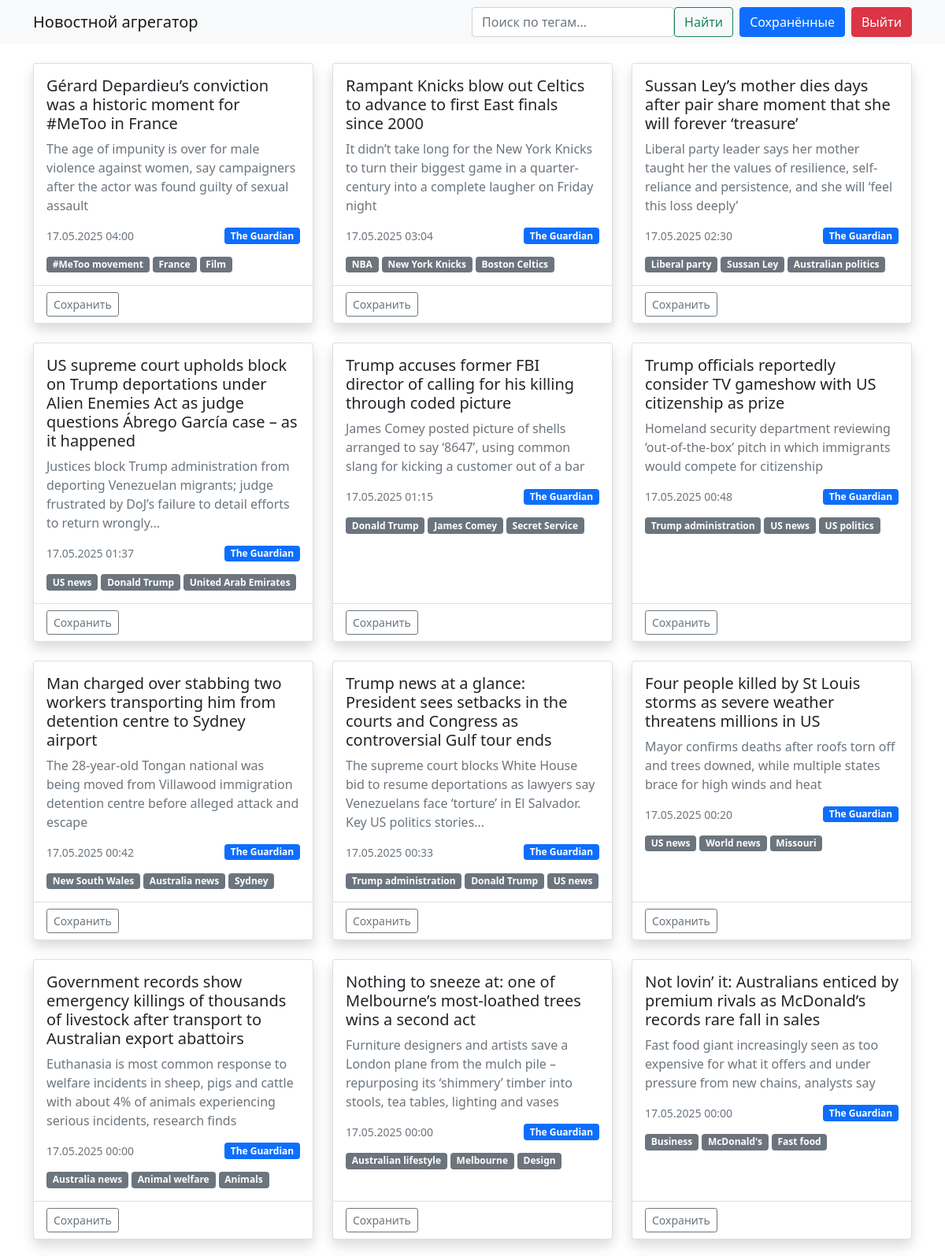
The page / (signed in, upper part) on the database its author committed.
### data/news.py (models this page shows)
class News(SqlAlchemyBase):
    __tablename__ = 'news'
    __table_args__ = (
        sqlalchemy.UniqueConstraint('api_id', name='uq_news_api_id'),
    )
    id = sqlalchemy.Column(sqlalchemy.Integer, primary_key=True, autoincrement=True)
    title = sqlalchemy.Column(sqlalchemy.String, nullable=False)
    content = sqlalchemy.Column(sqlalchemy.Text, nullable=False)
    source = sqlalchemy.Column(sqlalchemy.String, nullable=False)
    tags = sqlalchemy.Column(sqlalchemy.String)
    published_at = sqlalchemy.Column(sqlalchemy.DateTime, default=datetime.now)
    api_id = sqlalchemy.Column(sqlalchemy.String, unique=True)

### server.py (the view)
@app.route("/")
def index():
    tag_filter = request.args.get('tag', '').strip()
    db_sess = create_session()
    query = db_sess.query(News)
    if tag_filter:
        query = query.filter(News.tags.ilike(f"%{tag_filter}%"))
    news_list = query.order_by(News.published_at.desc()).limit(100).all()
    return render_template("index.html", news=news_list, current_tag=tag_filter)

### data/db_session.py (called while the page is built)
def create_session() -> Session:
    return __factory()

### server.py (called while the page is built)
@login_manager.user_loader
def load_user(user_id):
    db_sess = create_session()
    return db_sess.get(User, user_id)

### templates/index.html (shortened to what this page needs)
{% extends "base.html" %}
{% block content %}
<div class="row row-cols-1 row-cols-md-2 row-cols-lg-3 g-4">
    {% for item in news %}
    <div class="col">
        <div class="card news-card h-100 shadow">
            <div class="card-body">
                <h5 class="card-title">{{ item.title }}</h5>
                <p class="card-text text-muted">{{ item.content|truncate(150) }}</p>
                <div class="d-flex justify-content-between align-items-center mb-3">
                    <small class="text-muted">
                        {{ item.published_at.strftime('%d.%m.%Y %H:%M') }}
                    </small>
                    <span class="badge bg-primary">{{ item.source }}</span>
                </div>
                {% if item.tags %}
                    <div class="d-flex flex-wrap gap-1">
                        {% for tag in item.tags.split(',') %}
                            <a href="/?tag={{ tag }}" class="badge bg-secondary text-decoration-none">
                                {{ tag }}
                            </a>
                        {% endfor %}
                    </div>
                {% endif %}
            </div>
            <div class="card-footer bg-transparent">
                {% if current_user.is_authenticated %}
                    <a href="/save/{{ item.id }}"
                       class="btn btn-sm {{ 'btn-success' if item in current_user.saved_articles else 'btn-outline-secondary' }}">
                        {{ 'Сохранено' if item in current_user.saved_articles else 'Сохранить' }}
                    </a>
                {% endif %}
            </div>
        </div>
    </div>
    {% else %}
    <div class="col-12">
        <div class="alert alert-warning">
            <i class="bi-exclamation-triangle"></i> Новостей не найдено
        </div>
    </div>
    {% endfor %}
</div>
{% endblock %}

### rows shown on the page
News: title "Gérard Depardieu’s conviction was a historic moment for #MeToo in France", content "The age of impunity is over for male violence against women, say campaigners after the actor was found guilty of sexual assault", published_at "17.05.2025 04:00", source "The Guardian", tag "#MeToo movement" "France" "Film", saved_articles "Сохранить"
News: title "Rampant Knicks blow out Celtics to advance to first East finals since 2000", content "It didn’t take long for the New York Knicks to turn their biggest game in a quarter-century into a complete laugher on Friday night", published_at "17.05.2025 03:04", source "The Guardian", tag "NBA" "New York Knicks" "Boston Celtics", saved_articles "Сохранить"
News: title "Sussan Ley’s mother dies days after pair share moment that she will forever ‘treasure’", content "Liberal party leader says her mother taught her the values of resilience, self-reliance and persistence, and she will ‘feel this loss deeply’", published_at "17.05.2025 02:30", source "The Guardian", tag "Liberal party" "Sussan Ley" "Australian politics", saved_articles "Сохранить"
News: title "US supreme court upholds block on Trump deportations under Alien Enemies Act as judge questions Ábrego García case – as it happened", content "Justices block Trump administration from deporting Venezuelan migrants; judge frustrated by DoJ’s failure to detail efforts to return wrongly...", published_at "17.05.2025 01:37", source "The Guardian", tag "US news" "Donald Trump" "United Arab Emirates", saved_articles "Сохранить"
News: title "Trump accuses former FBI director of calling for his killing through coded picture", content "James Comey posted picture of shells arranged to say ‘8647’, using common slang for kicking a customer out of a bar", published_at "17.05.2025 01:15", source "The Guardian", tag "Donald Trump" "James Comey" "Secret Service", saved_articles "Сохранить"
News: title "Trump officials reportedly consider TV gameshow with US citizenship as prize", content "Homeland security department reviewing ‘out-of-the-box’ pitch in which immigrants would compete for citizenship", published_at "17.05.2025 00:48", source "The Guardian", tag "Trump administration" "US news" "US politics", saved_articles "Сохранить"
News: title "Man charged over stabbing two workers transporting him from detention centre to Sydney airport", content "The 28-year-old Tongan national was being moved from Villawood immigration detention centre before alleged attack and escape", published_at "17.05.2025 00:42", source "The Guardian", tag "New South Wales" "Australia news" "Sydney", saved_articles "Сохранить"
News: title "Trump news at a glance: President sees setbacks in the courts and Congress as controversial Gulf tour ends", content "The supreme court blocks White House bid to resume deportations as lawyers say Venezuelans face ‘torture’ in El Salvador. Key US politics stories...", published_at "17.05.2025 00:33", source "The Guardian", tag "Trump administration" "Donald Trump" "US news", saved_articles "Сохранить"
News: title "Four people killed by St Louis storms as severe weather threatens millions in US", content "Mayor confirms deaths after roofs torn off and trees downed, while multiple states brace for high winds and heat", published_at "17.05.2025 00:20", source "The Guardian", tag "US news" "World news" "Missouri", saved_articles "Сохранить"
News: title "Government records show emergency killings of thousands of livestock after transport to Australian export abattoirs", content "Euthanasia is most common response to welfare incidents in sheep, pigs and cattle with about 4% of animals experiencing serious incidents, research finds", published_at "17.05.2025 00:00", source "The Guardian", tag "Australia news" "Animal welfare" "Animals", saved_articles "Сохранить"
News: title "Nothing to sneeze at: one of Melbourne’s most-loathed trees wins a second act", content "Furniture designers and artists save a London plane from the mulch pile – repurposing its ‘shimmery’ timber into stools, tea tables, lighting and vases", published_at "17.05.2025 00:00", source "The Guardian", tag "Australian lifestyle" "Melbourne" "Design", saved_articles "Сохранить"
News: title "Not lovin’ it: Australians enticed by premium rivals as McDonald’s records rare fall in sales", content "Fast food giant increasingly seen as too expensive for what it offers and under pressure from new chains, analysts say", published_at "17.05.2025 00:00", source "The Guardian", tag "Business" "McDonald's" "Fast food", saved_articles "Сохранить"
